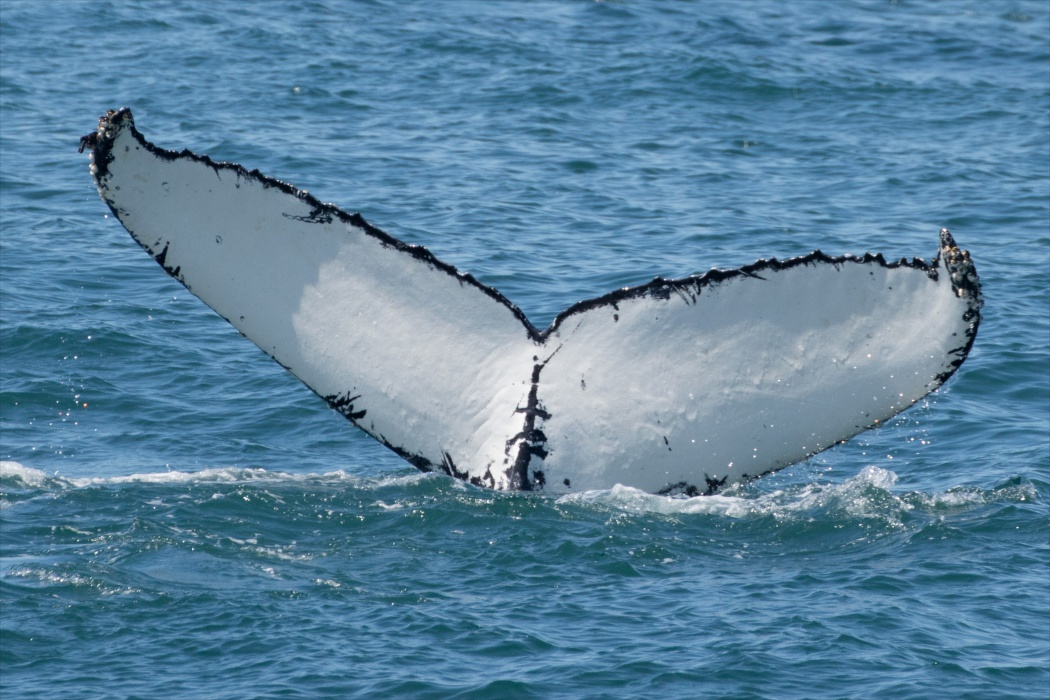
#> input picture hw4/whale_tail/test_image_02.jpg, 1050 x 700 px
$ jupyter execute --allow-errors New_hw4_gg.ipynb   (shell and % lines are left out)
#> lines starting #> are read from the running program, lines starting #| are printed output that depends on the picture
# Homework 4

[cell 1]
import numpy as np
import cv2
import matplotlib.pyplot as plt

plt.style.use('seaborn')

# Задача №1 - Хвост кита

Не так давно на kaggle было соревнование по классификации горбатых китов по снимках их хвостов. Одним из приемов для улучшения работы нейронной сети было выделение маски хвоста. Затем по этой маске вырезался хвост на исходном изображенииа, нормировался, отображался на черный фон и подавался нейронной сети на вход.

Ваша задача - написать программу, которая совершут предобработку картинки, писанную выше. Т.е. найти маску хвоста, по маске вырезать из исходного изображения хвост, нормировать изображение хвоста так, чтобы оно всегда имело один заданный размер равномерно занимало место, то есть если хвост был повернут, его нужно выпрямить.

Изображения хвостов находятся в приложении к этому занятию.

<table><tr>
    <td>  </td>
    <td>  </td>
    <td>  </td>
</tr></table>

[cell 2]
# [26 lines left out: function zero_pad, not called in this run]

[cell 3]
# [31 lines left out: function conv_faster, not called in this run]

[cell 4]
# вспомогательная функция
# [16 lines left out: function plot_one_image, not called in this run]

[cell 5]
# [20 lines left out: function plot_transform_result, not called in this run]

[cell 6]
# [11 lines left out: function auto_canny, not called in this run]

[cell 7]
# [13 lines left out: function cleaning, not called in this run]

[cell 8]
# [37 lines left out: function del_cont, not called in this run]

[cell 9]
# [28 lines left out: function simplify_background, not called in this run]

[cell 10]
# [35 lines left out: function contours, not called in this run]
# [5 lines of commented-out code are left out]

[cell 11]
image = cv2.imread('whale_tail/test_image_02.jpg')
#> image is the input picture: shape (700, 1050, 3); mean B, G, R 158.4, 131, 90.2
h, w, _ = image.shape
#> h = 700; w = 1050
image = cv2.resize(image.copy(), (w // 2, h // 2))
#> image: shape (350, 525, 3)
image = cv2.cvtColor(image.copy(), cv2.COLOR_BGR2RGB)
print(h, w)
#| 700 1050
# grayscale
gray = cv2.cvtColor(image.copy(), cv2.COLOR_RGB2GRAY)
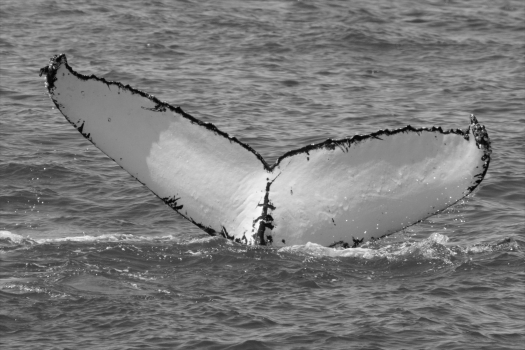
#> gray: shape (350, 525); min 4, max 251, mean 122


$ run again, with hw4/whale_tail/test_image_03.jpg copied over hw4/whale_tail/test_image_02.jpg
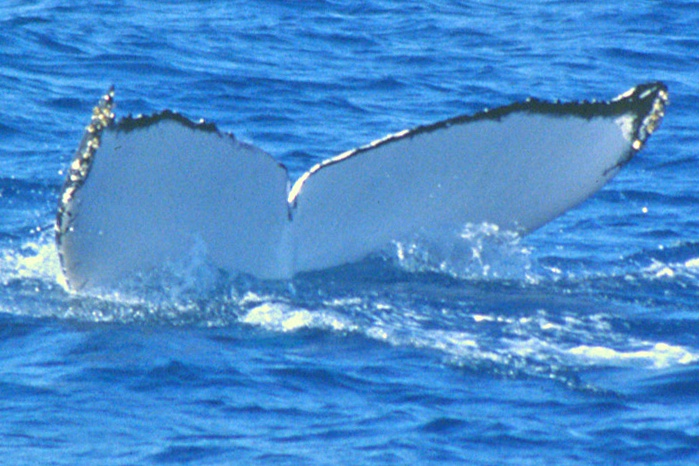
#> input picture hw4/whale_tail/test_image_03.jpg, 699 x 466 px
#> image is the input picture: shape (466, 699, 3); mean B, G, R 207.8, 139.7, 71.2
#| 466 699
#> `gray = cv2.cvtColor(image.copy(), cv2.COLOR_RGB2GRAY)`:
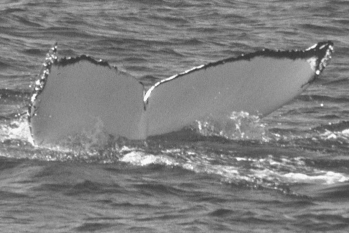
#> gray: shape (233, 349); min 53, max 252, mean 126.9

$ run again, with hw4/whale_tail/test_image_06.jpg copied over hw4/whale_tail/test_image_02.jpg
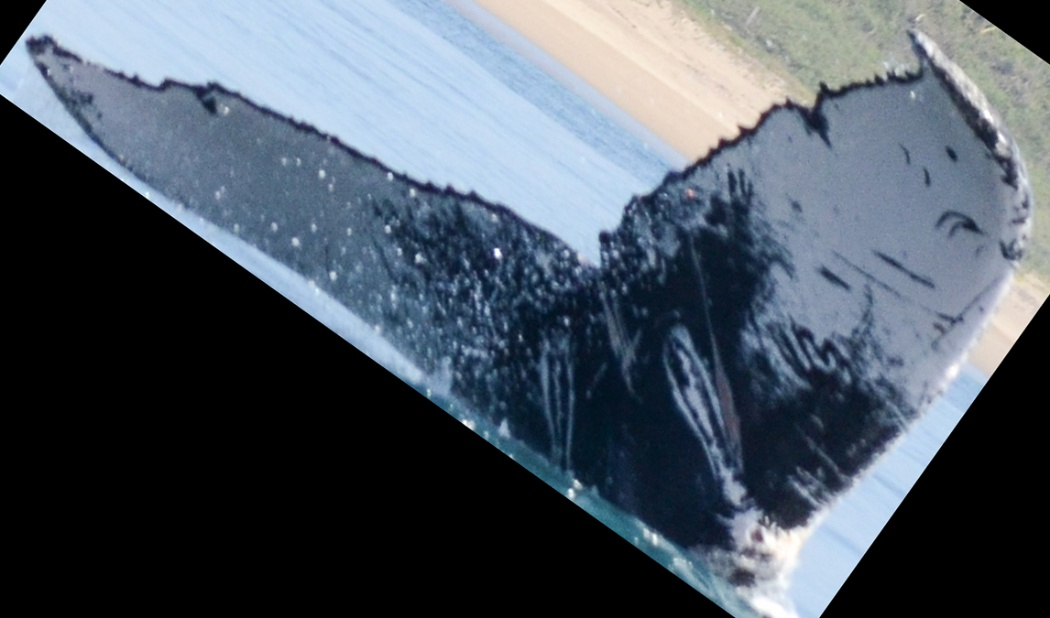
#> input picture hw4/whale_tail/test_image_06.jpg, 1050 x 618 px
#> image is the input picture: shape (618, 1050, 3); mean B, G, R 98.9, 87.6, 77.4
#| 618 1050
#> `gray = cv2.cvtColor(image.copy(), cv2.COLOR_RGB2GRAY)`:
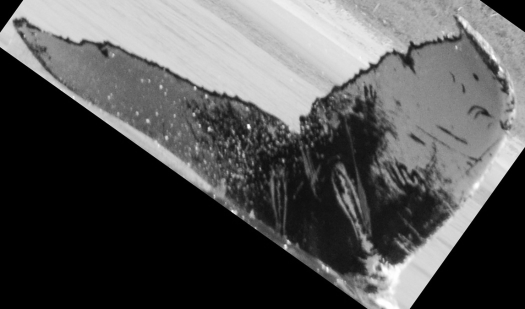
#> gray: shape (309, 525); min 0, max 255, mean 85.9

$ run again, with hw4/whale_tail/test_image_07.jpg copied over hw4/whale_tail/test_image_02.jpg
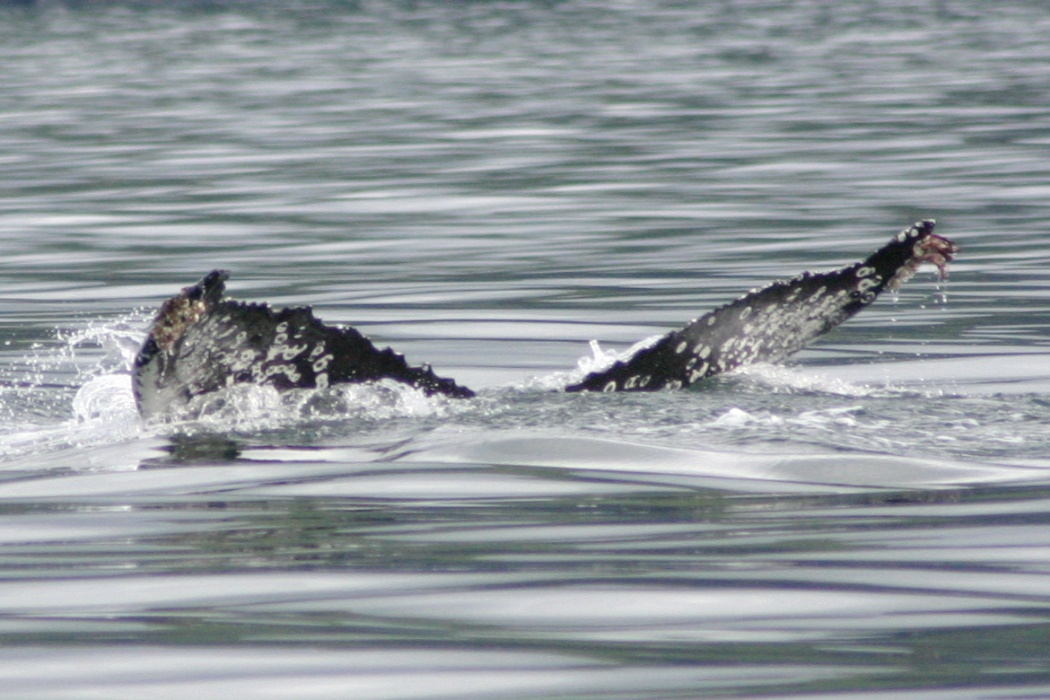
#> input picture hw4/whale_tail/test_image_07.jpg, 1050 x 700 px
#> image is the input picture: shape (700, 1050, 3); mean B, G, R 157.7, 152.8, 146.1
#| 700 1050
#> `gray = cv2.cvtColor(image.copy(), cv2.COLOR_RGB2GRAY)`:
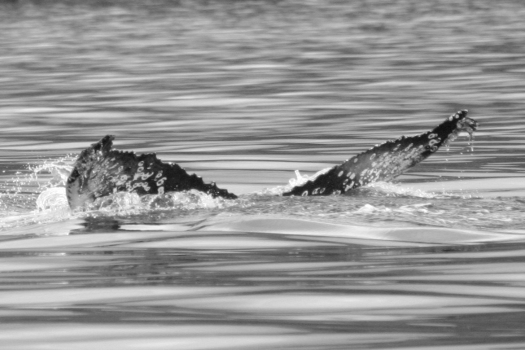
#> gray: shape (350, 525); min 14, max 255, mean 151.5
